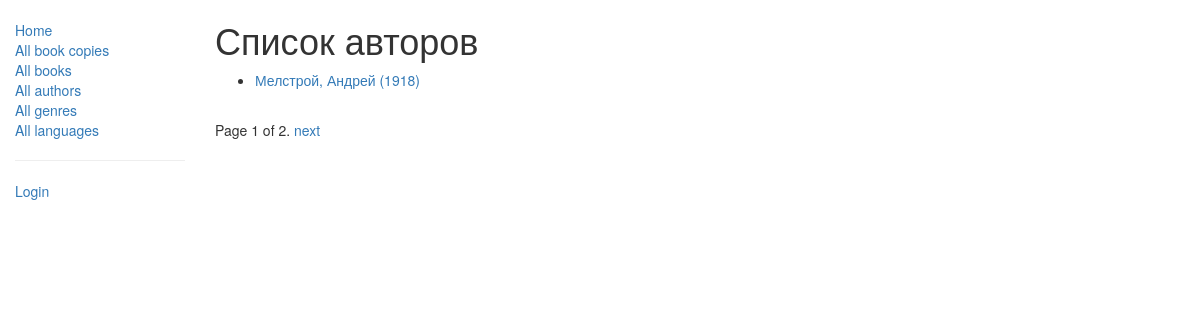
The app's page /catalog/authors/, older data.
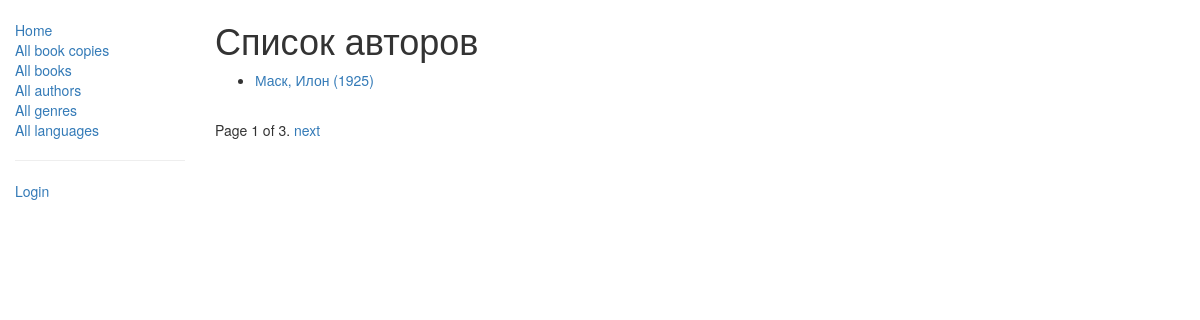
The same page, newer data.
### catalog/models.py (models this page shows)
class Author(models.Model):
    first_name = models.CharField(max_length=100)
    last_name = models.CharField(max_length=100)
    date_of_birth = models.DateField(null=True, blank=True)
    date_of_death = models.DateField('Died', null=True, blank=True)
    class Meta:
        ordering = ['last_name']
    def get_absolute_url(self):
        return reverse('author-detail', args=[str(self.id)])
    def __str__(self):
        return '%s, %s' % (self.last_name, self.first_name)

### catalog/views.py (the view)
class AuthorListView(generic.ListView):
    model = Author
    paginate_by = 1  # постраничный вывод (опционально)

### catalog/templates/catalog/author_list.html
{% extends "base_generic.html" %}
{% block content %}
  <h1>Список авторов</h1>
  {% if author_list %}
    <ul>
      {% for author in author_list %}
        <li>
          <a href="{{ author.get_absolute_url }}">
            {{ author }} ({{ author.date_of_birth|date:"Y" }})
          </a>
        </li>
      {% endfor %}
    </ul>
  {% else %}
    <p>Нет авторов.</p>
  {% endif %}
{% endblock %}

Row changes from the older to the newer data that the page shows:
no longer on this page (row unchanged): Author: last_name+first_name "Мелстрой, Андрей", date_of_birth "1918"
added Author: last_name+first_name "Маск, Илон", date_of_birth "1925"
Text that changed along with them:
{{ page_obj.paginator.num_pages }}: "2" → "3"
